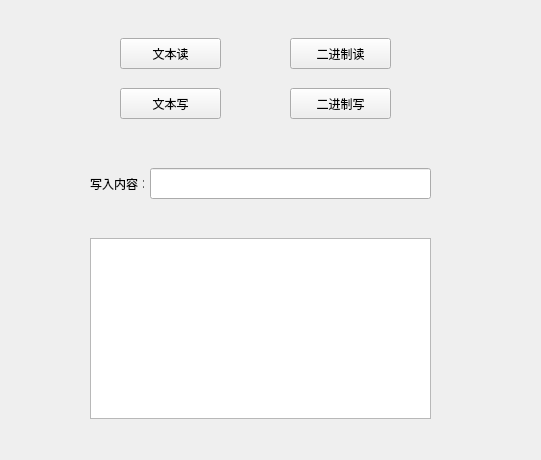
<?xml version="1.0" encoding="UTF-8"?>
<ui version="4.0">
 <class>Widget</class>
 <widget class="QWidget" name="Widget">
  <property name="geometry">
   <rect>
    <x>0</x>
    <y>0</y>
    <width>541</width>
    <height>460</height>
   </rect>
  </property>
  <property name="windowTitle">
   <string>Widget</string>
  </property>
  <widget class="QTextEdit" name="textEdit">
   <property name="geometry">
    <rect>
     <x>90</x>
     <y>238</y>
     <width>341</width>
     <height>181</height>
    </rect>
   </property>
  </widget>
  <widget class="QPushButton" name="pushButton">
   <property name="geometry">
    <rect>
     <x>120</x>
     <y>88</y>
     <width>101</width>
     <height>31</height>
    </rect>
   </property>
   <property name="text">
    <string>文本写</string>
   </property>
  </widget>
  <widget class="QPushButton" name="pushButton_2">
   <property name="geometry">
    <rect>
     <x>290</x>
     <y>88</y>
     <width>101</width>
     <height>31</height>
    </rect>
   </property>
   <property name="text">
    <string>二进制写</string>
   </property>
  </widget>
  <widget class="QLineEdit" name="lineEdit">
   <property name="geometry">
    <rect>
     <x>150</x>
     <y>168</y>
     <width>281</width>
     <height>31</height>
    </rect>
   </property>
  </widget>
  <widget class="QPushButton" name="pushButton_3">
   <property name="geometry">
    <rect>
     <x>120</x>
     <y>38</y>
     <width>101</width>
     <height>31</height>
    </rect>
   </property>
   <property name="text">
    <string>文本读</string>
   </property>
  </widget>
  <widget class="QPushButton" name="pushButton_4">
   <property name="geometry">
    <rect>
     <x>290</x>
     <y>38</y>
     <width>101</width>
     <height>31</height>
    </rect>
   </property>
   <property name="text">
    <string>二进制读</string>
   </property>
  </widget>
  <widget class="QLabel" name="label">
   <property name="geometry">
    <rect>
     <x>90</x>
     <y>178</y>
     <width>54</width>
     <height>12</height>
    </rect>
   </property>
   <property name="text">
    <string>写入内容：</string>
   </property>
  </widget>
 </widget>
 <layoutdefault spacing="6" margin="11"/>
 <resources/>
 <connections/>
</ui>
